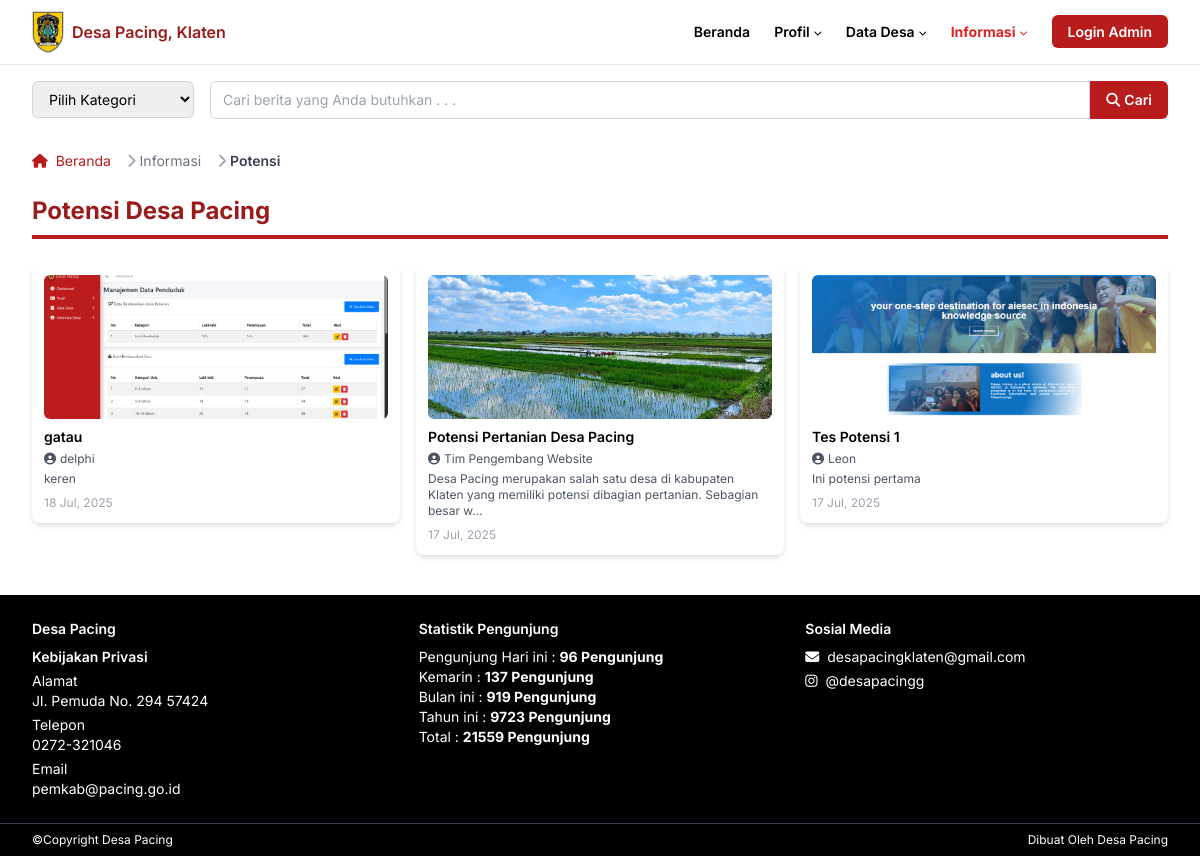
Screenshot of /potensi.php with the database file from the repository.
### tables this page shows
CREATE TABLE `potensi` (
  `id` int(11) NOT NULL,
  `judul` varchar(255) NOT NULL,
  `deskripsi` text NOT NULL,
  `gambar` varchar(255) DEFAULT NULL,
  `tanggal` datetime NOT NULL DEFAULT current_timestamp(),
  `penulis` varchar(100) NOT NULL DEFAULT 'Admin'
);

### potensi.php (the view, shortened to what this page needs)
<?php
include 'php/db.php';
$result = $konek->query("SELECT * FROM potensi ORDER BY tanggal DESC");
?>
<html class="scroll-smooth" lang="id">
  <head>
    <script src="https://cdn.tailwindcss.com"></script>
    <link
      href="https://cdnjs.cloudflare.com/ajax/libs/font-awesome/5.15.3/css/all.min.css"
      rel="stylesheet"
    />
    <link href="css/style.css" rel="stylesheet" />
  </head>
  <body class="bg-white text-black">
    <header class="border-b border-gray-200">
      <div class="max-w-[1280px] mx-auto px-4 sm:px-6 lg:px-8">
        <nav
          aria-label="Primary Navigation"
          class="flex items-center justify-between h-16 text-xs sm:text-sm font-semibold"
        >
          <div class="flex items-center space-x-2">
            <img
              alt="Logo Pemerintah Desa Pacing"
              class="block"
              height="32"
              src="assets/klaten.jpg"
              width="32"
            />
            <span class="text-red-800 text-base">Desa Pacing, Klaten</span>
          </div>
          <ul
            class="hidden md:flex items-center space-x-6 text-xs sm:text-sm font-semibold"
          >
            <li>
              <a class="hover:text-gray-700" href="index.php">Beranda</a>
            </li>
            <li class="relative group">
              <button
                class="flex items-center space-x-1 hover:text-gray-700 focus:outline-none"
              >
                <span>Profil</span>
                <i class="fas fa-chevron-down text-[8px] mt-[2px]"></i>
              </button>
            </li>
            <li class="relative group">
              <button
                class="flex items-center space-x-1 hover:text-gray-700 focus:outline-none"
              >
                <span>Data Desa</span>
                <i class="fas fa-chevron-down text-[8px] mt-[2px]"></i>
              </button>
            </li>
            <li class="relative group active">
              <button
                class="flex items-center space-x-1 hover:text-gray-700 focus:outline-none"
              >
                <span>Informasi</span>
                <i class="fas fa-chevron-down text-[8px] mt-[2px]"></i>
              </button>
            </li>
            <li>
              <a
                href="admin/login.php"
                class="px-4 py-2 bg-red-700 text-white rounded-md hover:bg-red-900 transition duration-300"
              >
                Login Admin
              </a>
            </li>
          </ul>
        </nav>
      </div>
    </header>
    <section class="max-w-[1280px] mx-auto px-4 sm:px-6 lg:px-8 mt-4">
      <div
        class="flex flex-col sm:flex-row items-center sm:items-stretch gap-3 sm:gap-4"
      >
        <div class="w-full sm:w-48">
          <select
            id="kategori-berita"
            data-jump="page"
            aria-label="Pilih kategori berita"
            class="w-full border border-gray-300 rounded-md text-xs sm:text-sm py-2 px-3 focus:outline-none focus:ring-2 focus:ring-red-700"
          >
            <option value="" disabled selected>Pilih Kategori</option>
          </select>
        </div>
        <form
          aria-label="Cari berita"
          class="flex flex-grow sm:flex-row w-full"
          role="search"
        >
          <input
            aria-label="Cari berita"
            class="flex-grow border border-gray-300 rounded-l-md text-xs sm:text-sm py-2 px-3 focus:outline-none focus:ring-2 focus:ring-red-700"
            placeholder="Cari berita yang Anda butuhkan . . ."
            type="search"
          />
          <button
            aria-label="Cari"
            class="bg-red-700 hover:bg-red-900 text-white text-xs sm:text-sm font-semibold px-4 rounded-r-md flex items-center justify-center"
            type="submit"
          >
            <i class="fas fa-search mr-1"></i>
            Cari
          </button>
        </form>
      </div>
    </section>
    <section class="max-w-[1280px] mx-auto px-4 sm:px-6 lg:px-8 mt-4">
      <nav
        class="flex text-xs sm:text-sm text-gray-600"
        aria-label="Breadcrumb"
      >
        <ol class="inline-flex items-center space-x-1 md:space-x-3">
          <li class="inline-flex items-center">
            <a href="index.php" class="text-red-700 hover:text-red-800">
              <i class="fas fa-home mr-1"></i>
              Beranda
            </a>
          </li>
          <li>
            <div class="flex items-center">
              <i class="fas fa-chevron-right text-gray-400 mx-1"></i>
              <span class="text-gray-500">Informasi</span>
            </div>
          </li>
          <li>
            <div class="flex items-center">
              <i class="fas fa-chevron-right text-gray-400 mx-1"></i>
              <span class="text-gray-700 font-semibold">Potensi</span>
            </div>
          </li>
        </ol>
      </nav>
    </section>
    <main class="max-w-[1280px] mx-auto px-4 sm:px-6 lg:px-8">
      <section aria-labelledby="berita-title" class="mt-6 space-y-4">
        <h3
          class="text-2xl font-bold text-red-800 mb-6 border-b-4 border-red-700 pb-2"
        >
          Potensi Desa Pacing
        </h3>
         <div class="grid grid-cols-1 sm:grid-cols-2 lg:grid-cols-3 gap-4">
          <?php while ($row = $result->fetch_assoc()): ?>
            <a href="detail_potensi.php?id=<?php echo $row['id']; ?>" class="block hover:shadow-lg transition">
              <article class="bg-white rounded-lg shadow-md p-3 flex flex-col">
                <img
                  alt="<?php echo htmlspecialchars($row['judul']); ?>"
                  class="rounded-md mb-2 object-cover w-full h-40 sm:h-36"
                  height="200"
                  loading="lazy"
                  src="assets/<?php echo htmlspecialchars($row['gambar']); ?>"
                  width="400"
                />
                <h3 class="font-semibold text-xs sm:text-sm mb-1 leading-tight">
                  <?php echo htmlspecialchars($row['judul']); ?>
                </h3>
                <div class="flex items-center text-gray-600 text-[10px] sm:text-xs mb-1 space-x-1">
                  <i class="fas fa-user-circle"></i>
                  <span><?php echo htmlspecialchars($row['penulis']); ?></span>
                </div>
                <p class="text-gray-600 text-[9px] sm:text-xs mb-2 line-clamp-3">
                  <?php echo htmlspecialchars(mb_strimwidth(strip_tags($row['deskripsi']), 0, 120, '...')); ?>
                </p>
                <time class="text-gray-400 text-[9px] sm:text-xs" datetime="<?php echo htmlspecialchars($row['tanggal']); ?>">
                  <?php echo date('j M, Y', strtotime($row['tanggal'])); ?>
                </time>
              </article>
            </a>
          <?php endwhile; ?>
        </div>
      </section>
    </main>
    <footer class="bg-black text-white text-xs sm:text-sm mt-10">
      <div
        class="max-w-[1280px] mx-auto px-4 sm:px-6 lg:px-8 py-6 grid grid-cols-1 md:grid-cols-3 gap-6"
      >
        <div>
          <h4 class="font-semibold mb-2">Desa Pacing</h4>
          <h5 class="font-semibold mb-1">Kebijakan Privasi</h5>
          <address class="not-italic mb-1">
            Alamat
            <br />
            Jl. Pemuda No. 294 57424
          </address>
          <p class="mb-1">
            Telepon
            <br />
            <a class="hover:underline" href="tel:0272321046"> 0272-321046 </a>
          </p>
          <p>
            Email
            <br />
            <a class="hover:underline" href="mailto:pemkab@pacing.go.id">
              pemkab@pacing.go.id
            </a>
          </p>
        </div>
        <div>
          <h4 class="font-semibold mb-2">Statistik Pengunjung</h4>
          <p>
            Pengunjung Hari ini :
            <strong> 96 Pengunjung </strong>
            <br />
            Kemarin :
            <strong> 137 Pengunjung </strong>
            <br />
            Bulan ini :
            <strong> 919 Pengunjung </strong>
            <br />
            Tahun ini :
            <strong> 9723 Pengunjung </strong>
            <br />
            Total :
            <strong> 21559 Pengunjung </strong>
          </p>
        </div>
        <div>
          <h4 class="font-semibold mb-2">Sosial Media</h4>
          <ul class="space-y-1">
            <li>
              <a href="mailto:desapacingklaten@gmail.com" class="hover:underline">
                <i class="fas fa-envelope mr-1"></i> desapacingklaten@gmail.com
              </a>
            </li>
            <li>
              <a href="https://instagram.com/desapacingg" target="_blank" class="hover:underline">
                <i class="fab fa-instagram mr-1"></i> @desapacingg
              </a>
            </li>
          </ul>
        </div>
      </div>
      <div
        class="max-w-[1280px] mx-auto px-4 sm:px-6 lg:px-8 py-2 border-t border-gray-700 flex justify-between text-[10px] sm:text-xs"
      >
        <p>©Copyright Desa Pacing</p>
        <p>Dibuat Oleh Desa Pacing</p>
      </div>
    </footer>
  </body>

### css/style.css (style rules this page uses)
nav[aria-label="Primary Navigation"] > ul > li > a, nav[aria-label="Primary Navigation"] > ul > li > button { transition: color 0.2s; }
nav[aria-label="Primary Navigation"] > ul > li.active > a, nav[aria-label="Primary Navigation"] > ul > li.active > button { color: #dc2626 !important; background: none !important; }

### potensi.php (style rules this page uses)
body { font-family: "Inter", sans-serif; }

### rows the page displays
potensi: gambar (picture), judul "gatau", penulis "delphi", deskripsi "keren", tanggal "18 Jul, 2025"
potensi: gambar (picture), judul "Potensi Pertanian Desa Pacing", penulis "Tim Pengembang Website", deskripsi "Desa Pacing merupakan salah satu desa di kabupaten Klaten yang memiliki potensi dibagian pertanian. Sebagian besar w...", tanggal "17 Jul, 2025"
potensi: gambar (picture), judul "Tes Potensi 1", penulis "Leon", deskripsi "Ini potensi pertama", tanggal "17 Jul, 2025"
